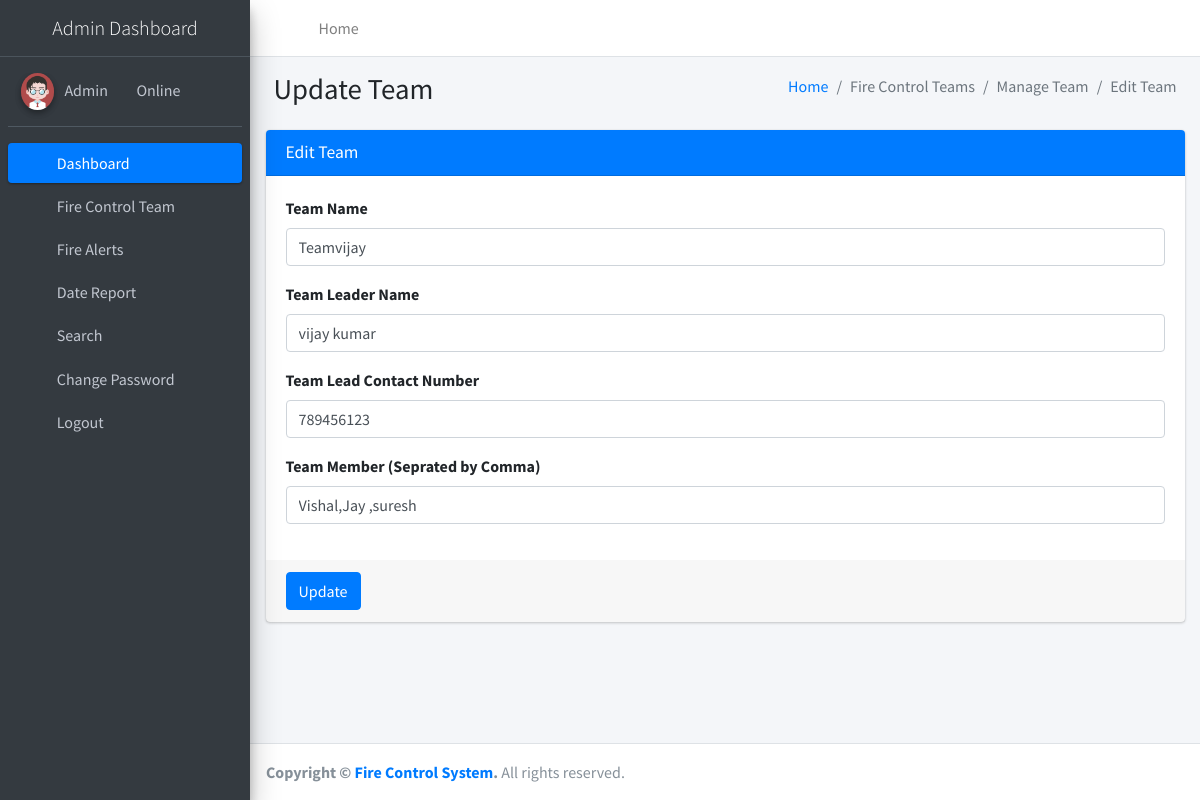
Page /editTeam/8 (signed in) on the committed database.
### firereport/models.py (models this page shows, shortened)
class Teams(models.Model):
    teamName = models.CharField(max_length=200, null=True)
    teamLeaderName = models.CharField(max_length=250, null=True)
    teamLeadMobno = models.CharField(max_length=15, null=True)
    teamMembers = models.CharField(max_length=300, null=True)
    postingDate = models.DateTimeField(auto_now_add=True)

### firereport/views.py (the view, shortened to what this page needs)
# urls.py: path('editTeam/<int:pid>', editTeam, name='editTeam'),
def editTeam(request,pid):
    if not request.user.is_authenticated:
        return redirect('admin_login')
    teams = Teams.objects.get(id=pid)
    error =""
    return render(request, 'admin/editTeam.html', locals())

### firereport/templates/admin/editTeam.html (shortened to what this page needs)
{% extends 'adminNavbar.html' %}
{% block main %}
{% load static %}
<section class="content">
    <div class="content-header">
        <div class="container-fluid">
            <div class="row mb-2">
                <div class="col-sm-6">
                    <h1 class="m-0">Update Team</h1>
                </div>
                <div class="col-sm-6">
                    <ol class="breadcrumb float-sm-right">
                        <li class="breadcrumb-item"><a href="{% url 'dashboard' %}">Home</a></li>
                        <li class="breadcrumb-item active">Fire Control Teams</li>
                        <li class="breadcrumb-item active">Manage Team</li>
                        <li class="breadcrumb-item active">Edit Team</li>
                    </ol>
                </div>
            </div>
        </div>
    </div>
    <div class="container-fluid">
        <div class="row">
            <div class="col-md-12">
                <div class="card card-primary">
                    <div class="card-header">
                        <h3 class="card-title">Edit Team</h3>
                    </div>
                    <form method="post">
                        <div class="card-body">
                            <div class="form-group">
                                <label>Team Name</label>
                                <input type="text" name="teamName" class="form-control" value="{{teams.teamName}}">
                            </div>
                            <div class="form-group">
                                <label>Team Leader Name</label>
                                <input type="text" name="teamLeaderName" class="form-control" value="{{teams.teamLeaderName}}">
                            </div>
                            <div class="form-group">
                                <label>Team Lead Contact Number</label>
                                <input type="text" name="teamLeadMobno" class="form-control" maxlength="10" value="{{teams.teamLeadMobno}}">
                            </div>
                            <div class="form-group">
                                <label>Team Member (Seprated by Comma)</label>
                                <input type="text" name="teamMembers" class="form-control" value="{{teams.teamMembers}}">
                            </div>
                        </div>
                        <div class="card-footer">
                            <button type="submit" class="btn btn-primary">Update</button>
                        </div>
                    </form>
                </div>
            </div>
        </div>
    </div>
    </div>
{% endblock %}

### rows in the picture
Teams: teamName "Teamvijay", teamLeaderName "vijay kumar", teamLeadMobno "789456123", teamMembers "Vishal,Jay ,suresh"
